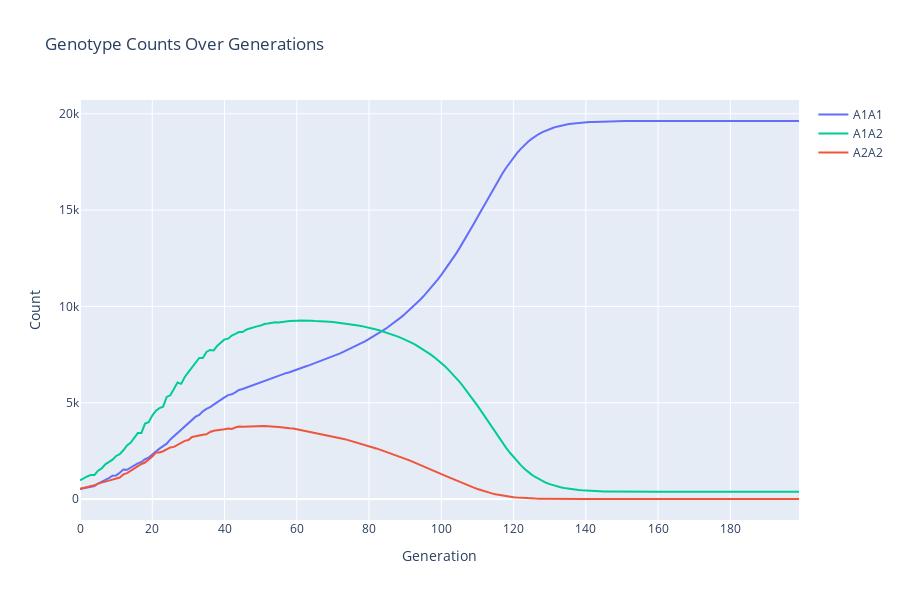
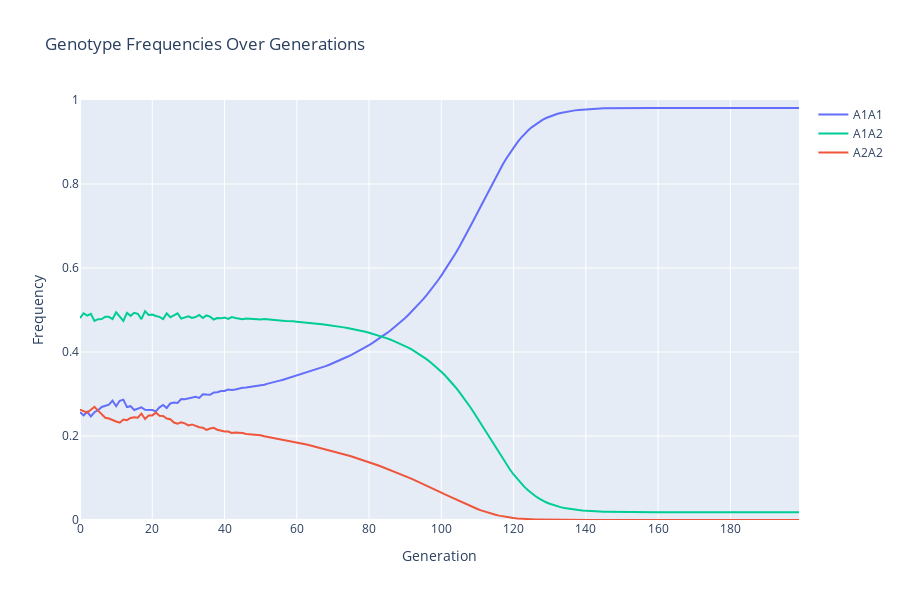
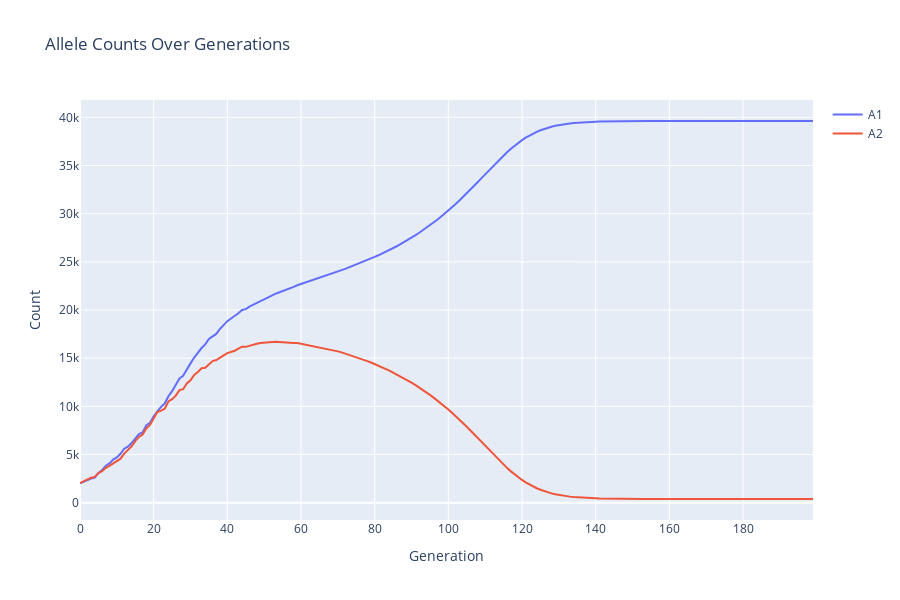
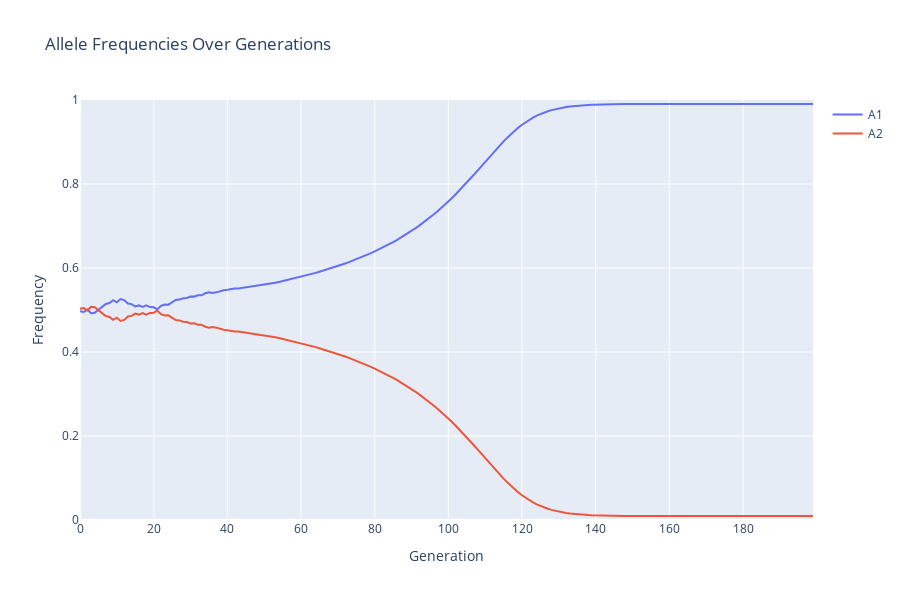

Notebook code for these charts, in order:
### Code cell
pg = PopGen()
pg.genotype_data = {
    (('A1', 'A1'),) : {'Nm': 250, 'Nf': 250, 'fitness': 1.0, 'covariance': 0.1},
    (('A1', 'A2'),) : {'Nm': 500, 'Nf': 500, 'fitness': 1.0, 'covariance': 0.1},
    (('A2', 'A2'),) : {'Nm': 250, 'Nf': 250, 'fitness': 1.0, 'covariance': 0.1},
}
pg.growth_rate = 1.1
pg.growth_rate=0.1
pg.mutation_rate=0.01
pg.carrying_capacity = 20000
pg.max_drift=0.1

pg.run(200)
pg.plot_genotype_counts()
pg.plot_genotype_frequencies()
pg.plot_allele_counts()
pg.plot_allele_frequencies()
pg.plot_population_sizes()
pg.plot_effective_population_sizes()
pg.plot_average_fitness()

### Figure 1 — Plotly figure (JSON) as saved in the notebook; plotly's stock layout.template omitted (floating-point values rounded to 4 significant figures; data arrays with more than 128 entries replaced by an {"elided": "..."} marker saying what was removed)
{"data": [{"hoverinfo": "text", "line": {"color": "#636EFA"}, "mode": "lines", "name": "A1A1", "text": {"elided": "200 str values"}, "type": "scatter", "x": {"elided": "200 int values"}, "y": {"elided": "200 int values"}}, {"hoverinfo": "text", "line": {"color": "#00CC96"}, "mode": "lines", "name": "A1A2", "text": {"elided": "200 str values"}, "type": "scatter", "x": {"elided": "200 int values"}, "y": {"elided": "200 int values"}}, {"hoverinfo": "text", "line": {"color": "#EF553B"}, "mode": "lines", "name": "A2A2", "text": {"elided": "200 str values"}, "type": "scatter", "x": {"elided": "200 int values"}, "y": {"elided": "200 int values"}}], "layout": {"height": 600, "hovermode": "closest", "title": {"text": "Genotype Counts Over Generations"}, "xaxis": {"title": {"text": "Generation"}}, "yaxis": {"title": {"text": "Count"}}}}

### Figure 2 — Plotly figure (JSON) as saved in the notebook; plotly's stock layout.template omitted (floating-point values rounded to 4 significant figures; data arrays with more than 128 entries replaced by an {"elided": "..."} marker saying what was removed)
{"data": [{"hoverinfo": "text", "line": {"color": "#636EFA"}, "mode": "lines", "name": "A1A1", "text": {"elided": "200 str values"}, "type": "scatter", "x": {"elided": "200 int values"}, "y": {"elided": "200 float values"}}, {"hoverinfo": "text", "line": {"color": "#00CC96"}, "mode": "lines", "name": "A1A2", "text": {"elided": "200 str values"}, "type": "scatter", "x": {"elided": "200 int values"}, "y": {"elided": "200 float values"}}, {"hoverinfo": "text", "line": {"color": "#EF553B"}, "mode": "lines", "name": "A2A2", "text": {"elided": "200 str values"}, "type": "scatter", "x": {"elided": "200 int values"}, "y": {"elided": "200 float values"}}], "layout": {"height": 600, "hovermode": "closest", "title": {"text": "Genotype Frequencies Over Generations"}, "xaxis": {"title": {"text": "Generation"}}, "yaxis": {"range": [0, 1], "title": {"text": "Frequency"}}}}

### Figure 3 — Plotly figure (JSON) as saved in the notebook; plotly's stock layout.template omitted (floating-point values rounded to 4 significant figures; data arrays with more than 128 entries replaced by an {"elided": "..."} marker saying what was removed)
{"data": [{"hoverinfo": "text", "line": {"color": "#636EFA"}, "mode": "lines", "name": "A1", "text": {"elided": "200 str values"}, "type": "scatter", "x": {"elided": "200 int values"}, "y": {"elided": "200 int values"}}, {"hoverinfo": "text", "line": {"color": "#EF553B"}, "mode": "lines", "name": "A2", "text": {"elided": "200 str values"}, "type": "scatter", "x": {"elided": "200 int values"}, "y": {"elided": "200 int values"}}], "layout": {"height": 600, "hovermode": "closest", "title": {"text": "Allele Counts Over Generations"}, "xaxis": {"title": {"text": "Generation"}}, "yaxis": {"title": {"text": "Count"}}}}

### Figure 4 — Plotly figure (JSON) as saved in the notebook; plotly's stock layout.template omitted (floating-point values rounded to 4 significant figures; data arrays with more than 128 entries replaced by an {"elided": "..."} marker saying what was removed)
{"data": [{"hoverinfo": "text", "line": {"color": "#636EFA"}, "mode": "lines", "name": "A1", "text": {"elided": "200 str values"}, "type": "scatter", "x": {"elided": "200 int values"}, "y": {"elided": "200 float values"}}, {"hoverinfo": "text", "line": {"color": "#EF553B"}, "mode": "lines", "name": "A2", "text": {"elided": "200 str values"}, "type": "scatter", "x": {"elided": "200 int values"}, "y": {"elided": "200 float values"}}], "layout": {"height": 600, "hovermode": "closest", "title": {"text": "Allele Frequencies Over Generations"}, "xaxis": {"title": {"text": "Generation"}}, "yaxis": {"range": [0, 1], "title": {"text": "Frequency"}}}}
